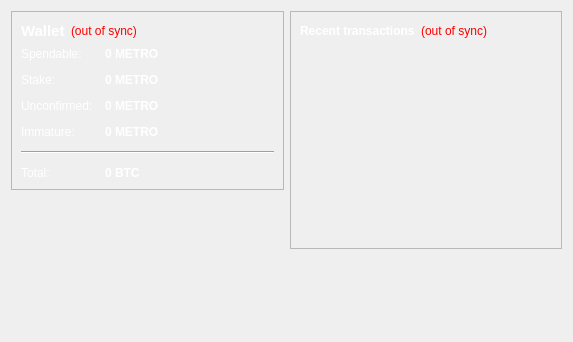
<?xml version="1.0" encoding="UTF-8"?>
<ui version="4.0">
 <class>OverviewPage</class>
 <widget class="QWidget" name="OverviewPage">
  <property name="geometry">
   <rect>
    <x>0</x>
    <y>0</y>
    <width>573</width>
    <height>342</height>
   </rect>
  </property>
  <property name="windowTitle">
   <string>Form</string>
  </property>
  <layout class="QHBoxLayout" name="horizontalLayout" stretch="1,1">
   <item>
    <layout class="QVBoxLayout" name="verticalLayout_2">
     <item>
      <widget class="QFrame" name="frame">
       <property name="frameShape">
        <enum>QFrame::StyledPanel</enum>
       </property>
       <property name="frameShadow">
        <enum>QFrame::Raised</enum>
       </property>
       <layout class="QVBoxLayout" name="verticalLayout_4">
        <item>
         <layout class="QHBoxLayout" name="horizontalLayout_4">
          <item>
           <widget class="QLabel" name="label_5">
            <property name="font">
             <font>
              <pointsize>11</pointsize>
              <weight>75</weight>
              <bold>true</bold>
             </font>
            </property>
            <property name="text">
             <string>Wallet</string>
            </property>
            <property name="styleSheet">
             <string notr="true">QLabel { color: white; }</string>
            </property>
           </widget>
          </item>
          <item>
           <widget class="QLabel" name="labelWalletStatus">
            <property name="toolTip">
             <string>The displayed information may be out of date. Your wallet automatically synchronizes with the METRO network after a connection is established, but this process has not completed yet.</string>
            </property>
            <property name="styleSheet">
             <string notr="true">QLabel { color: red; }</string>
            </property>
            <property name="text">
             <string notr="true">(out of sync)</string>
            </property>
            <property name="alignment">
             <set>Qt::AlignLeading|Qt::AlignLeft|Qt::AlignVCenter</set>
            </property>
           </widget>
          </item>
          <item>
           <spacer name="horizontalSpacer_2">
            <property name="orientation">
             <enum>Qt::Horizontal</enum>
            </property>
            <property name="sizeHint" stdset="0">
             <size>
              <width>40</width>
              <height>20</height>
             </size>
            </property>
           </spacer>
          </item>
         </layout>
        </item>
        <item>
         <layout class="QFormLayout" name="formLayout_2">
          <property name="fieldGrowthPolicy">
           <enum>QFormLayout::AllNonFixedFieldsGrow</enum>
          </property>
          <property name="horizontalSpacing">
           <number>12</number>
          </property>
          <property name="verticalSpacing">
           <number>12</number>
          </property>
          <item row="0" column="0">
           <widget class="QLabel" name="label">
            <property name="text">
             <string>Spendable:</string>
            </property>
            <property name="styleSheet">
             <string notr="true">QLabel { color: white; }</string>
            </property>
           </widget>
          </item>
          <item row="0" column="1">
           <widget class="QLabel" name="labelBalance">
            <property name="font">
             <font>
              <weight>75</weight>
              <bold>true</bold>
             </font>
            </property>
            <property name="styleSheet">
             <string notr="true">QLabel { color: white; }</string>
            </property>
            <property name="cursor">
             <cursorShape>IBeamCursor</cursorShape>
            </property>
            <property name="toolTip">
             <string>Your current spendable balance</string>
            </property>
            <property name="text">
             <string notr="true">0 METRO</string>
            </property>
            <property name="textInteractionFlags">
             <set>Qt::LinksAccessibleByMouse|Qt::TextSelectableByKeyboard|Qt::TextSelectableByMouse</set>
            </property>
           </widget>
          </item>
          <item row="1" column="0">
           <widget class="QLabel" name="label_6">
            <property name="text">
             <string>Stake:</string>
            </property>
            <property name="styleSheet">
             <string notr="true">QLabel { color: white; }</string>
            </property>
           </widget>
          </item>
          <item row="1" column="1">
           <widget class="QLabel" name="labelStake">
            <property name="font">
             <font>
              <weight>75</weight>
              <bold>true</bold>
             </font>
            </property>
            <property name="styleSheet">
             <string notr="true">QLabel { color: white; }</string>
            </property>
            <property name="cursor">
             <cursorShape>IBeamCursor</cursorShape>
            </property>
            <property name="toolTip">
             <string>Total of coins that was staked, and do not yet count toward the current balance</string>
            </property>
            <property name="text">
             <string notr="true">0 METRO</string>
            </property>
            <property name="textInteractionFlags">
             <set>Qt::LinksAccessibleByMouse|Qt::TextSelectableByKeyboard|Qt::TextSelectableByMouse</set>
            </property>
           </widget>
          </item>
          <item row="2" column="0">
           <widget class="QLabel" name="label_3">
            <property name="text">
             <string>Unconfirmed:</string>
            </property>
            <property name="styleSheet">
             <string notr="true">QLabel { color: white; }</string>
            </property>
           </widget>
          </item>
          <item row="2" column="1">
           <widget class="QLabel" name="labelUnconfirmed">
            <property name="font">
             <font>
              <weight>75</weight>
              <bold>true</bold>
             </font>
            </property>
            <property name="styleSheet">
             <string notr="true">QLabel { color: white; }</string>
            </property>
            <property name="cursor">
             <cursorShape>IBeamCursor</cursorShape>
            </property>
            <property name="toolTip">
             <string>Total of transactions that have yet to be confirmed, and do not yet count toward the current balance</string>
            </property>
            <property name="text">
             <string notr="true">0 METRO</string>
            </property>
            <property name="textInteractionFlags">
             <set>Qt::LinksAccessibleByMouse|Qt::TextSelectableByKeyboard|Qt::TextSelectableByMouse</set>
            </property>
           </widget>
          </item>
          <item row="3" column="0">
           <widget class="QLabel" name="labelImmatureText">
            <property name="text">
             <string>Immature:</string>
            </property>
            <property name="styleSheet">
             <string notr="true">QLabel { color: white; }</string>
            </property>
           </widget>
          </item>
          <item row="3" column="1">
           <widget class="QLabel" name="labelImmature">
            <property name="font">
             <font>
              <weight>75</weight>
              <bold>true</bold>
             </font>
            </property>
            <property name="styleSheet">
             <string notr="true">QLabel { color: white; }</string>
            </property>
            <property name="toolTip">
             <string>Mined balance that has not yet matured</string>
            </property>
            <property name="text">
             <string notr="true">0 METRO</string>
            </property>
            <property name="textInteractionFlags">
             <set>Qt::LinksAccessibleByMouse|Qt::TextSelectableByKeyboard|Qt::TextSelectableByMouse</set>
            </property>
           </widget>
          </item>
          <item row="4" column="0" colspan="2">
           <widget class="Line" name="line">
            <property name="orientation">
             <enum>Qt::Horizontal</enum>
            </property>
           </widget>
          </item>
          <item row="5" column="0">
           <widget class="QLabel" name="labelTotalText">
            <property name="text">
             <string>Total:</string>
            </property>
            <property name="styleSheet">
             <string notr="true">QLabel { color: white; }</string>
            </property>
           </widget>
          </item>
          <item row="5" column="1">
           <widget class="QLabel" name="labelTotal">
            <property name="font">
             <font>
              <weight>75</weight>
              <bold>true</bold>
             </font>
            </property>
            <property name="styleSheet">
             <string notr="true">QLabel { color: white; }</string>
            </property>
            <property name="cursor">
             <cursorShape>IBeamCursor</cursorShape>
            </property>
            <property name="toolTip">
             <string>Your current total balance</string>
            </property>
            <property name="text">
             <string notr="true">0 BTC</string>
            </property>
            <property name="textInteractionFlags">
             <set>Qt::LinksAccessibleByMouse|Qt::TextSelectableByKeyboard|Qt::TextSelectableByMouse</set>
            </property>
           </widget>
          </item>
         </layout>
        </item>
       </layout>
      </widget>
     </item>
     <item>
      <spacer name="verticalSpacer">
       <property name="orientation">
        <enum>Qt::Vertical</enum>
       </property>
       <property name="sizeHint" stdset="0">
        <size>
         <width>20</width>
         <height>40</height>
        </size>
       </property>
      </spacer>
     </item>
    </layout>
   </item>
   <item>
    <layout class="QVBoxLayout" name="verticalLayout_3">
     <item>
      <widget class="QFrame" name="frame_2">
       <property name="frameShape">
        <enum>QFrame::StyledPanel</enum>
       </property>
       <property name="frameShadow">
        <enum>QFrame::Raised</enum>
       </property>
       <layout class="QVBoxLayout" name="verticalLayout">
        <item>
         <layout class="QHBoxLayout" name="horizontalLayout_2">
          <item>
           <widget class="QLabel" name="label_4">
            <property name="text">
             <string>&lt;b&gt;Recent transactions&lt;/b&gt;</string>
            </property>
            <property name="styleSheet">
             <string notr="true">QLabel { color: white; }</string>
            </property>
           </widget>
          </item>
          <item>
           <widget class="QLabel" name="labelTransactionsStatus">
            <property name="toolTip">
             <string>The displayed information may be out of date. Your wallet automatically synchronizes with the METRO network after a connection is established, but this process has not completed yet.</string>
            </property>
            <property name="styleSheet">
             <string notr="true">QLabel { color: red; }</string>
            </property>
            <property name="text">
             <string notr="true">(out of sync)</string>
            </property>
            <property name="alignment">
             <set>Qt::AlignRight|Qt::AlignTrailing|Qt::AlignVCenter</set>
            </property>
           </widget>
          </item>
          <item>
           <spacer name="horizontalSpacer">
            <property name="orientation">
             <enum>Qt::Horizontal</enum>
            </property>
            <property name="sizeHint" stdset="0">
             <size>
              <width>40</width>
              <height>20</height>
             </size>
            </property>
           </spacer>
          </item>
         </layout>
        </item>
        <item>
         <widget class="QListView" name="listTransactions">
          <property name="styleSheet">
           <string notr="true">QListView { background: transparent; }</string>
          </property>
          <property name="frameShape">
           <enum>QFrame::NoFrame</enum>
          </property>
          <property name="verticalScrollBarPolicy">
           <enum>Qt::ScrollBarAlwaysOff</enum>
          </property>
          <property name="horizontalScrollBarPolicy">
           <enum>Qt::ScrollBarAlwaysOff</enum>
          </property>
          <property name="selectionMode">
           <enum>QAbstractItemView::NoSelection</enum>
          </property>
         </widget>
        </item>
       </layout>
      </widget>
     </item>
     <item>
      <spacer name="verticalSpacer_2">
       <property name="orientation">
        <enum>Qt::Vertical</enum>
       </property>
       <property name="sizeHint" stdset="0">
        <size>
         <width>20</width>
         <height>40</height>
        </size>
       </property>
      </spacer>
     </item>
    </layout>
   </item>
  </layout>
 </widget>
 <resources/>
 <connections/>
</ui>
